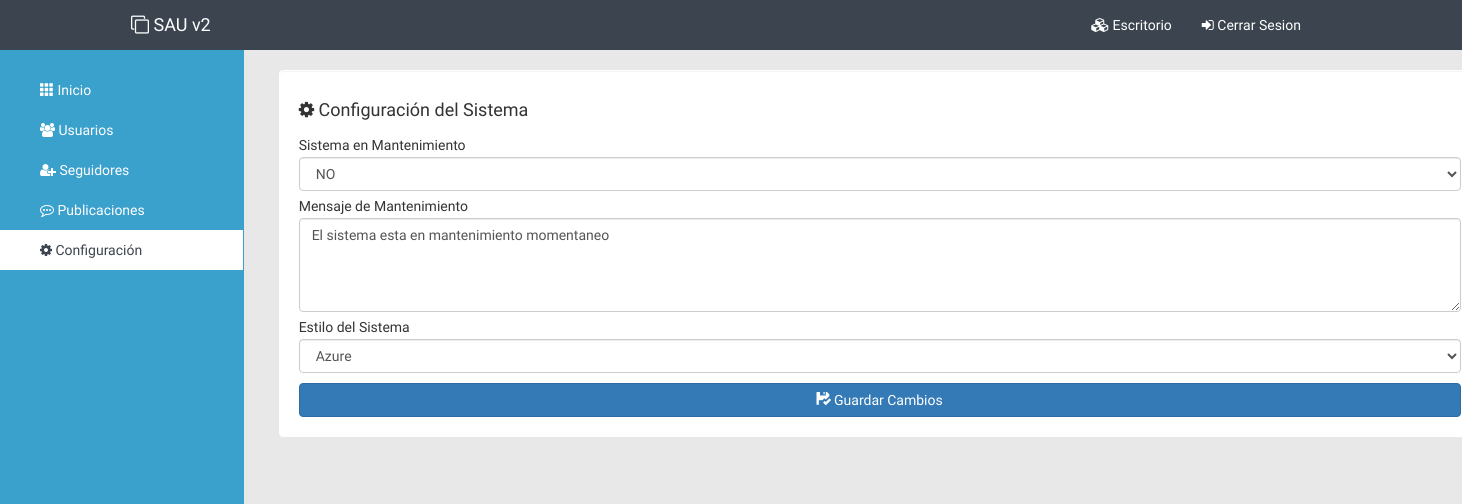
The page /admin/configuration (signed in) on the database its author committed.
### tables this page shows
CREATE TABLE `sau` (
  `sau` int(11) NOT NULL DEFAULT '0',
  `maintenance` int(11) DEFAULT NULL,
  `message_maintenance` varchar(250) DEFAULT NULL,
  `style` int(11) DEFAULT NULL
);

### admin/includes/admin.functions.php (the view, shortened to what this page needs)
<?php
class Conexion{
    private static $instancia;
    private $dbh;
    private function __construct(){
        try {
            $this->dbh = new PDO('mysql:host='.HOST.';dbname='.DBNAME, DBUSER, DBPASSWORD);
            $this->dbh->exec("SET CHARACTER SET utf8");
        } catch (PDOException $e) {
            print "Error!: " . $e->getMessage();
            die();
        }
    }
    public function prepare($sql)
    {
        return $this->dbh->prepare($sql);
    }
    public static function singleton_conexion()
    {
        if (!isset(self::$instancia)) {
            self::$instancia = new $miclase;
        }
        return self::$instancia;
    }
}
function getstyle(){
$conexion = Conexion::singleton_conexion();
	$SQL = "SELECT * FROM sau";
	$sentence = $conexion -> prepare($SQL);
	$sentence -> execute();
	$results = $sentence -> fetchAll();
	if (empty($results)) {
	}else{
		foreach ($results as $key){
			echo'<link href="../themes/style-color-'.$key['style'].'.css" rel="stylesheet">';
		}
	}
}
function sauconfig(){
  $conexion = Conexion::singleton_conexion();
  $SQL = "SELECT * FROM sau WHERE sau = 1";
  $sentence = $conexion -> prepare($SQL);
  $sentence -> execute();
  $results = $sentence -> fetchAll();
  if (empty($results)) {
  }else{
    foreach ($results as $key){
        if ($key['maintenance'] == 1){
          $mantenimiento = '
                      <option value="1">NO</option>
                      <option value="2">SI</option>
          ';
        }else{
          $mantenimiento = '
                      <option value="2">SI</option>
                      <option value="1">NO</option>
          ';
        }
        if ($key['style'] == 1){
          $style = '
                      <option value="1">Black SAU</option>
                      <option value="2">Mix Blue</option>
                      <option value="3">Azure</option>
          ';
        }elseif ($key['style'] == 2) {
          $style = '
                      <option value="2">Mix Blue</option>
                      <option value="3">Azure</option>
                      <option value="1">Black SAU</option>
          ';
        }else{
          $style = '
                      <option value="3">Azure</option>
                      <option value="1">Black SAU</option>
                      <option value="2">Mix Blue</option>
          ';
        }
        echo'
                  <label>Sistema en Mantenimiento</label>
                  <select class="form-control" name="mantenimiento">
                      '.$mantenimiento.'
                  </select>
                  <label>Mensaje de Mantenimiento</label>
                  <textarea class="form-control" name="mensaje" rows="4">'.$key['message_maintenance'].'</textarea>
                  <label>Estilo del Sistema</label>
                  <select class="form-control" name="estilo">
                      '.$style.'
                  </select>
        ';
    }
  }
}

### themes/style.css (style rules this page uses)
label { font-weight: 300; margin-top: 5px; margin-bottom: 2px; float: left; }

### themes/style-color-3.css (style rules this page uses)
body { font-family: 'Questrial', sans-serif; background-color: #3aa0cc; }
.dashboard-panel { background-color: #E8E8E8; }

### themes/css/dashboard.css (style rules this page uses)
body { padding-top: 50px; }

### rows shown on the page
sau: mantenimiento "NO", mensaje "El sistema esta en mantenimiento momentaneo", estilo "Azure"
